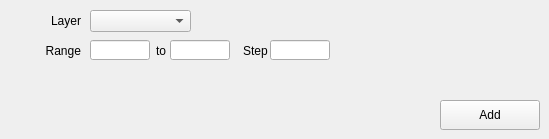
    <widget class="QWidget" name="tab">
     <attribute name="title">
      <string>Layer Size</string>
     </attribute>
     <widget class="QLineEdit" name="layerSizeFrom_LineEdit">
      <property name="geometry">
       <rect>
        <x>90</x>
        <y>40</y>
        <width>60</width>
        <height>20</height>
       </rect>
      </property>
      <property name="alignment">
       <set>Qt::AlignRight|Qt::AlignTrailing|Qt::AlignVCenter</set>
      </property>
     </widget>
     <widget class="QLineEdit" name="layerSizeStep_LineEdit">
      <property name="geometry">
       <rect>
        <x>270</x>
        <y>40</y>
        <width>60</width>
        <height>20</height>
       </rect>
      </property>
      <property name="alignment">
       <set>Qt::AlignRight|Qt::AlignTrailing|Qt::AlignVCenter</set>
      </property>
     </widget>
     <widget class="QComboBox" name="layerSizeLayer_ComboBox">
      <property name="geometry">
       <rect>
        <x>90</x>
        <y>10</y>
        <width>101</width>
        <height>22</height>
       </rect>
      </property>
     </widget>
     <widget class="QLabel" name="layerSize_Label">
      <property name="geometry">
       <rect>
        <x>10</x>
        <y>10</y>
        <width>71</width>
        <height>21</height>
       </rect>
      </property>
      <property name="text">
       <string>Layer</string>
      </property>
      <property name="alignment">
       <set>Qt::AlignRight|Qt::AlignTrailing|Qt::AlignVCenter</set>
      </property>
     </widget>
     <widget class="QLineEdit" name="layerSizeTo_LineEdit">
      <property name="geometry">
       <rect>
        <x>170</x>
        <y>40</y>
        <width>60</width>
        <height>20</height>
       </rect>
      </property>
      <property name="alignment">
       <set>Qt::AlignRight|Qt::AlignTrailing|Qt::AlignVCenter</set>
      </property>
     </widget>
     <widget class="QLabel" name="label_4">
      <property name="geometry">
       <rect>
        <x>240</x>
        <y>40</y>
        <width>31</width>
        <height>21</height>
       </rect>
      </property>
      <property name="text">
       <string>Step</string>
      </property>
      <property name="alignment">
       <set>Qt::AlignCenter</set>
      </property>
     </widget>
     <widget class="QLabel" name="label_3">
      <property name="geometry">
       <rect>
        <x>153</x>
        <y>40</y>
        <width>16</width>
        <height>21</height>
       </rect>
      </property>
      <property name="text">
       <string>to</string>
      </property>
      <property name="alignment">
       <set>Qt::AlignCenter</set>
      </property>
     </widget>
     <widget class="QPushButton" name="layerSizeAdd_Button">
      <property name="geometry">
       <rect>
        <x>440</x>
        <y>100</y>
        <width>100</width>
        <height>30</height>
       </rect>
      </property>
      <property name="text">
       <string>Add</string>
      </property>
     </widget>
     <widget class="QLabel" name="layerSize_Label_2">
      <property name="geometry">
       <rect>
        <x>10</x>
        <y>40</y>
        <width>71</width>
        <height>21</height>
       </rect>
      </property>
      <property name="text">
       <string>Range</string>
      </property>
      <property name="alignment">
       <set>Qt::AlignRight|Qt::AlignTrailing|Qt::AlignVCenter</set>
      </property>
     </widget>
    </widget>
